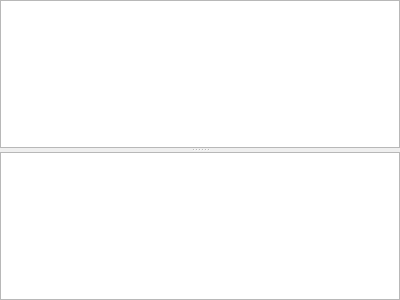
<?xml version="1.0" encoding="UTF-8"?>
<ui version="4.0">
 <class>RouterRelaysWidget</class>
 <widget class="QWidget" name="RouterRelaysWidget">
  <property name="geometry">
   <rect>
    <x>0</x>
    <y>0</y>
    <width>400</width>
    <height>300</height>
   </rect>
  </property>
  <layout class="QVBoxLayout" name="verticalLayout">
   <property name="leftMargin">
    <number>0</number>
   </property>
   <property name="topMargin">
    <number>0</number>
   </property>
   <property name="rightMargin">
    <number>0</number>
   </property>
   <property name="bottomMargin">
    <number>0</number>
   </property>
   <item>
    <widget class="QSplitter" name="splitter">
     <property name="orientation">
      <enum>Qt::Orientation::Vertical</enum>
     </property>
     <widget class="QTreeView" name="tree_relays">
      <property name="editTriggers">
       <set>QAbstractItemView::EditTrigger::NoEditTriggers</set>
      </property>
      <property name="showDropIndicator" stdset="0">
       <bool>false</bool>
      </property>
      <property name="indentation">
       <number>0</number>
      </property>
      <property name="itemsExpandable">
       <bool>false</bool>
      </property>
      <property name="sortingEnabled">
       <bool>true</bool>
      </property>
      <property name="expandsOnDoubleClick">
       <bool>false</bool>
      </property>
      <attribute name="headerShowSortIndicator" stdset="0">
       <bool>true</bool>
      </attribute>
     </widget>
     <widget class="QTreeView" name="tree_peers">
      <property name="editTriggers">
       <set>QAbstractItemView::EditTrigger::NoEditTriggers</set>
      </property>
      <property name="showDropIndicator" stdset="0">
       <bool>false</bool>
      </property>
      <property name="indentation">
       <number>0</number>
      </property>
      <property name="itemsExpandable">
       <bool>false</bool>
      </property>
      <property name="expandsOnDoubleClick">
       <bool>false</bool>
      </property>
      <attribute name="headerShowSortIndicator" stdset="0">
       <bool>true</bool>
      </attribute>
     </widget>
    </widget>
   </item>
  </layout>
 </widget>
 <resources>
  <include location="../../../common/resources/common.qrc"/>
 </resources>
 <connections/>
</ui>
